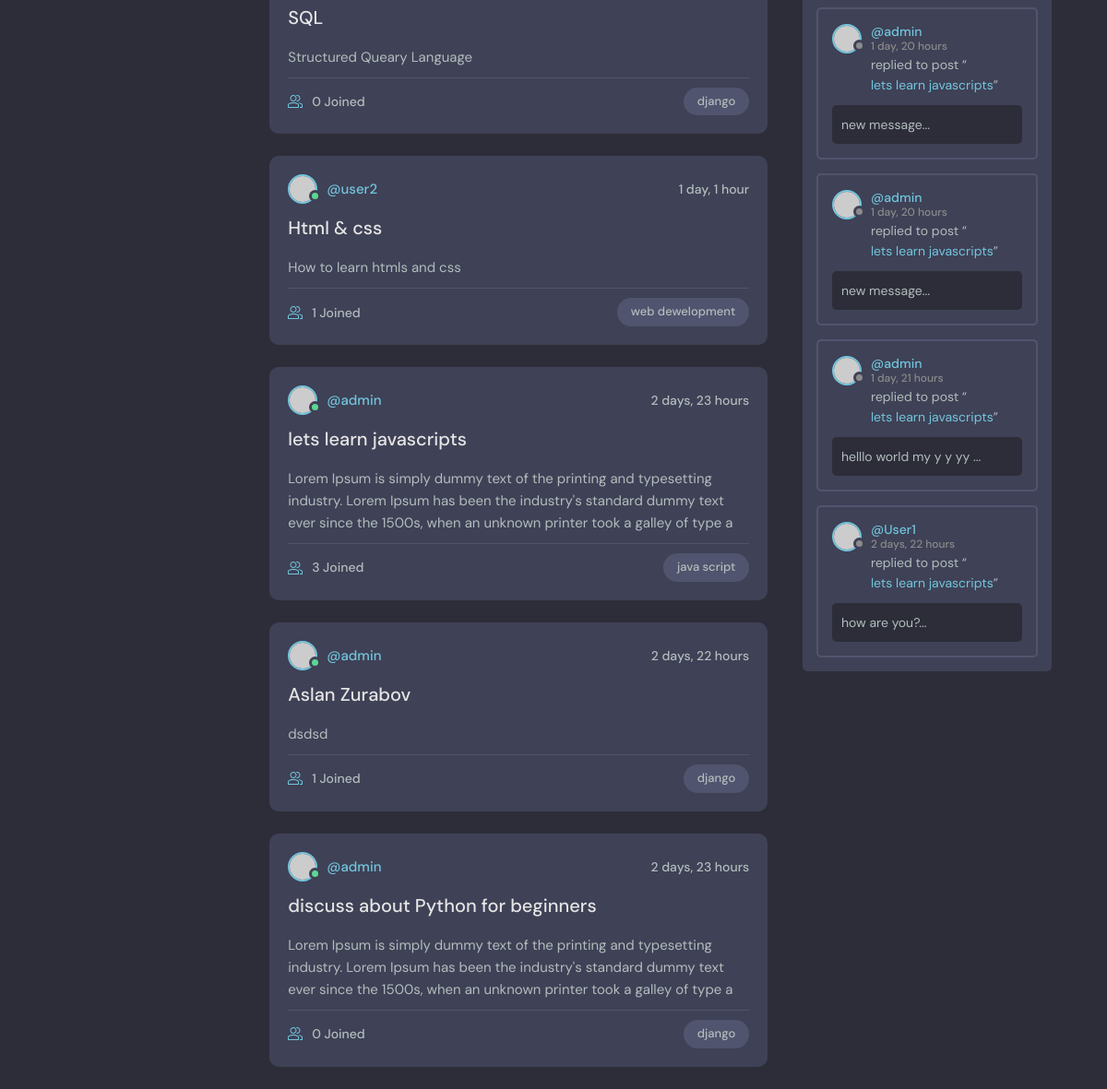
The app's page / (lower part), older data.
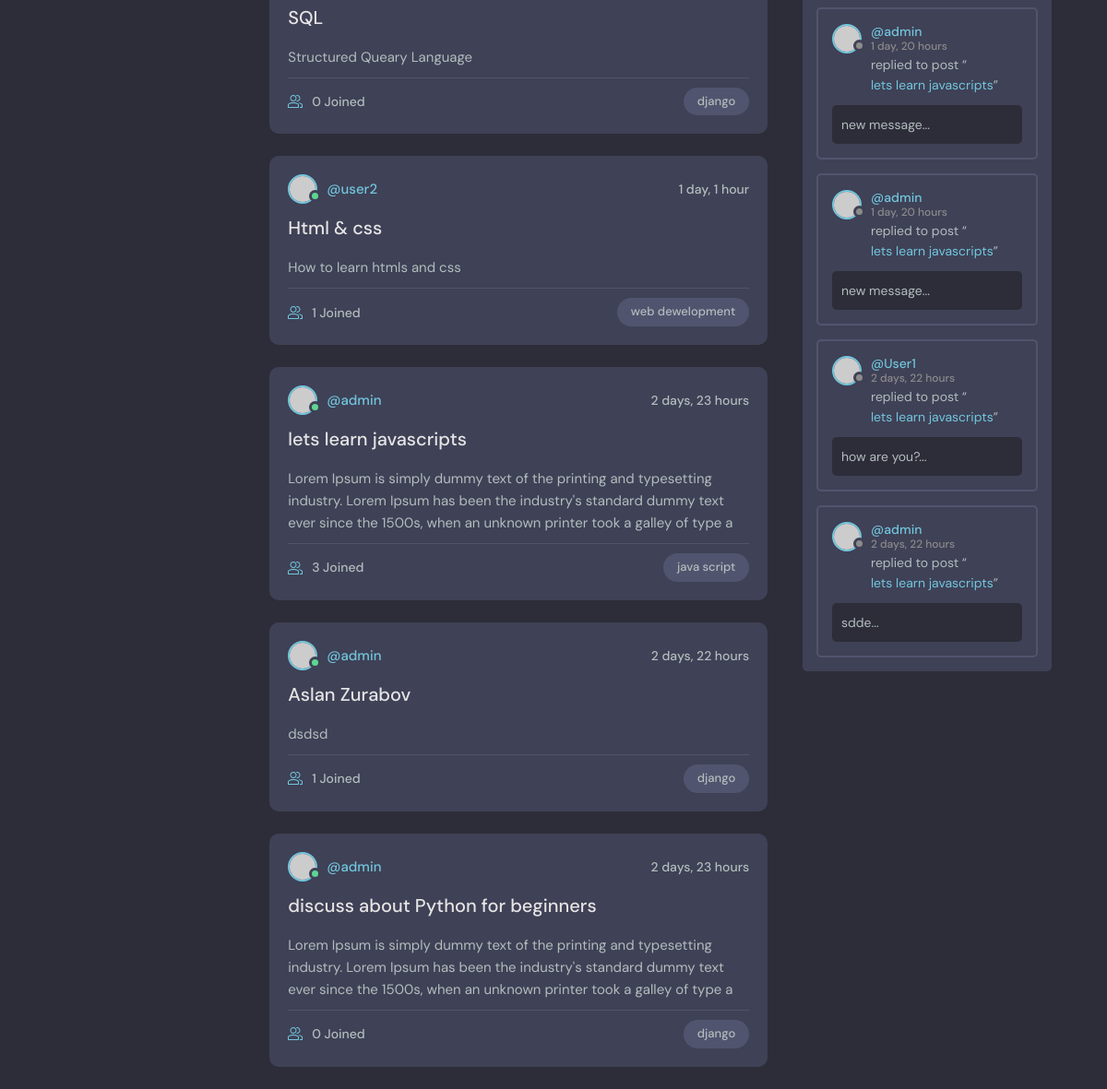
The same page, newer data.
### base/models.py (models this page shows, shortened)
class Room(models.Model):
    host =  models.ForeignKey(User,on_delete=models.SET_NULL, null=True)
    topic = models.ForeignKey(Topic,on_delete=models.SET_NULL, null=True,)
    name = models.CharField(max_length=200)
    description = models.TextField(null=True, blank=True)
    participants = models.ManyToManyField(User, related_name='participants', blank=True)
    updated = models.DateTimeField(auto_now=True)
    created = models.DateTimeField(auto_now_add=True)
    class Meta:
        ordering = ['-updated','-created']
    def get_absolute_url(self):
        return reverse('base:room', kwargs={'pk':self.id})

class Topic(models.Model):
    name = models.CharField(max_length=200)
    def __str__(self):
        return self.name

class Message(models.Model):
    user = models.ForeignKey(User,on_delete=models.CASCADE)
    room = models.ForeignKey(Room,on_delete=models.CASCADE)
    body = models.TextField()
    updated = models.DateTimeField(auto_now=True)
    created = models.DateTimeField(auto_now_add=True)
    def __str__(self):
        return self.body[:50] + '...'
    class Meta:
        ordering = ['-updated','-created']

### base/views.py (the view)
# urls.py: path('',home, name='home'),
def home(request):
    q = request.GET.get('q') if request.GET.get('q') != None else ''
    rooms = Room.objects.filter(Q(topic__name__icontains=q)|
                                Q(name__icontains=q)|
                                Q(description__icontains=q))
    topic = Topic.objects.all()
    room_count = rooms.count()
    room_messages = Message.objects.filter(Q(room__topic__name__icontains=q))[:7]
    context = {'rooms':rooms,
                'topic':topic,
                'room_count':room_count,
                'room_messages':room_messages,
                }
    return render(request,'home.html',context=context)

### base/templates/base/home.html (shortened to what this page needs)
{% extends 'main.html' %}
{% block content%}
    <main class="layout layout--3">
      <div class="container">
        <div class="roomList">
          {% include 'feed_component.html' %}
        </div>
          {% include 'activity_component.html' %}
      </div>
    </main>
    {% endblock %}

### base/templates/base/feed_component.html (shortened to what this page needs)
{% for room in rooms %}
<div class="roomListRoom">
    <div class="roomListRoom__header">
      <a href="profile.html" class="roomListRoom__author">
        <div class="avatar avatar--small active">
          <img src="https://randomuser.me/api/portraits/men/11.jpg" />
        </div>
        <span>@{{room.host.username}}</span>
      </a>
      <div class="roomListRoom__actions">
        <span>{{room.created|timesince}}</span>
      </div>
    </div>
    <div class="roomListRoom__content">
      <a href="{{room.get_absolute_url}}">{{ room.name }}</a>
      <p>
        {{room.description|slice:':200'}}
      </p>
    </div>
    <div class="roomListRoom__meta">
      <a class="roomListRoom__joined">
        {{room.participants.count}} Joined
      </a>
      <p class="roomListRoom__topic">{{room.topic.name}}</p>
    </div>
  </div>
  {% endfor %}

### base/templates/base/activity_component.html (shortened to what this page needs)
        <div class="activities">
            {% for message in room_messages %}
            <div class="activities__box">
              <div class="activities__boxHeader roomListRoom__header">
                <a href="{% url 'base:user-profile' message.user.id %}" class="roomListRoom__author">
                  <div class="avatar avatar--small">
                    <img src="https://randomuser.me/api/portraits/women/11.jpg" />
                  </div>
                  <p>
                    @{{message.user}}
                    <span>{{message.created|timesince}}</span>
                  </p>
                </a>
              </div>
              <div class="activities__boxContent">
                <p>replied to post “<a href="{% url 'base:room' message.room.id%}">{{message.room.name}}</a>”</p>
                <div class="activities__boxRoomContent">
                  {{message}}
                </div>
              </div>
            </div>
            {% endfor %}
          </div>

Row changes from the older to the newer data that the page shows:
removed Message: user "admin", created "1 day, 21 hours", room.name "lets learn javascripts", body "helllo world my y y yy ..."
now on this page (row unchanged): Message: user "admin", created "2 days, 22 hours", room.name "lets learn javascripts", body "sdde..."
